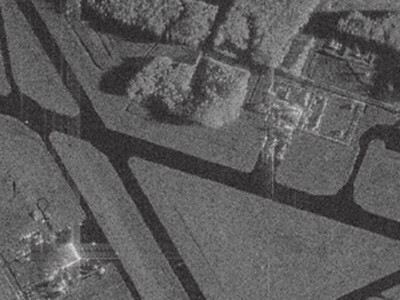
#> input picture sar_1.jpg, 400 x 300 px
$ jupyter execute 'Lab7(8).ipynb'
#> lines starting #> are read from the running program, lines starting #| are printed output that depends on the picture; after the words box and inside, x2 and y2 are one past the last pixel; in counts of white or black regions, pixels touching at a corner belong together
[cell 1]
# 1 Выполните сохранение монохромного изображения в виде текстового или бинарного файла.
# 2 Реализуйте алгоритм вейвлет-преобразования Хаара для изображения.
# 3 Выполните квантование высокочастотных компонент (прим., количество квантов = 4).
# 4 Сохраните получившийся массив значений в текстовый или бинарный файл в порядке LL, LH, HL, HH вейвлет-преобразования Хафа.
# Компоненты LH, HL, HH храните в виде пар (значение, количество повторений).
# Сравните объем памяти, занимаемый исходным изображением (попиксельное хранение), и изображение, полученным после преобразования Хафа и сжатием длин серий.

[cell 2]
import cv2
import numpy as np
import matplotlib.pyplot as plt
import struct
import os

# 1 Выполните сохранение монохромного изображения в виде текстового или бинарного файла.

[cell 3]
img = cv2.imread('sar_1.jpg', cv2.IMREAD_GRAYSCALE)
#> img: shape (300, 400); min 28, max 226, mean 91.8
def save_image_bin(filename, data):
    with open(filename, 'wb') as f:
        f.write(struct.pack('I', data.shape[0]))  # Сохранение количества строк
        f.write(struct.pack('I', data.shape[1]))  # Сохранение количества столбцов
        f.write(data.tobytes())  # Сохранение данных изображения

def load_image_bin(filename):
    with open(filename, 'rb') as f:
        rows = struct.unpack('I', f.read(4))[0]  # Чтение количества строк
        cols = struct.unpack('I', f.read(4))[0]  # Чтение количества столбцов
        data = np.frombuffer(f.read(), dtype=np.uint8)  # Чтение данных изображения
        return data.reshape((rows, cols))  # Восстановление формы изображения

save_image_bin('image.bin', img)

# 2 Реализуйте алгоритм вейвлет-преобразования Хаара для изображения.

[cell 4]
def haar_wavelet_1d(row):
    n = len(row)
    result = np.zeros(n, dtype=np.float32)

    result[:n//2] = (row[0::2] + row[1::2]) / 2  # L
    result[n//2:] = (row[0::2] - row[1::2]) / 2  # H

    return result

def haar_wavelet_2d(image):
    h, w = image.shape
    img = image.astype(np.float32)

    # 1. Преобразование по строкам
    temp = np.zeros_like(img)
    for i in range(h):
        temp[i] = haar_wavelet_1d(img[i])

    # 2. Преобразование по столбцам
    result = np.zeros_like(temp)
    for j in range(w):
        result[:, j] = haar_wavelet_1d(temp[:, j])

    # 3. Разбиение на LL, LH, HL, HH
    h2, w2 = h // 2, w // 2

    LL = result[:h2, :w2]
    LH = result[:h2, w2:]
    HL = result[h2:, :w2]
    HH = result[h2:, w2:]

    return LL, LH, HL, HH


LL, LH, HL, HH = haar_wavelet_2d(img)
#> after the loop in haar_wavelet_2d, `for i in range(h):`:
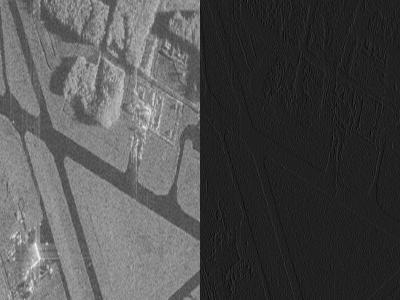
#> temp: shape (300, 400) float32; min -32.5, max 220.5, mean 45.9; drawn with min black and max white
#> in haar_wavelet_2d, `HH = result[h2:, w2:]`:
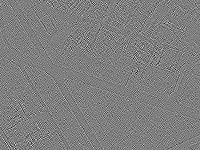
#> HH: shape (150, 200) float32; min -10.75, max 10.75, mean -0.00351; drawn with min black and max white

# 3 Выполните квантование высокочастотных компонент (прим., количество квантов = 4).

[cell 5]
quants = 4
def quantize(data, quants_value):
    dmin, dmax = np.min(data), np.max(data)

    if dmax == dmin:
        return np.zeros_like(data, dtype=np.int32), dmin, 1.0

    step = (dmax - dmin) / (quants_value - 1)

    q = np.round((data - dmin) / step)
    q = np.clip(q, 0, quants_value - 1).astype(np.int32)

    return q, dmin, step

q_LH, dmin_LH, step_LH = quantize(LH, quants)
#> in quantize, `dmin, dmax = np.min(data), np.max(data)`: dmin = -28.5; dmax = 30
#> in quantize, `step = (dmax - dmin) / (quants_value - 1)`: step = 19.5
#> in quantize, `q = np.round((data - dmin) / step)`:
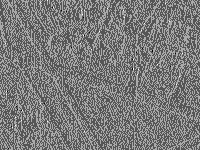
#> q: shape (150, 200) float32; min 0, max 3, mean 1.43; drawn with min black and max white
#> dmin_LH = -28.5; step_LH = 19.5
q_HL, dmin_HL, step_HL = quantize(HL, quants)
#> call 2 of quantize, with quants_value = 4
#> in quantize (call 2), `dmin, dmax = np.min(data), np.max(data)`: dmin = -27; dmax = 32
#> in quantize (call 2), `step = (dmax - dmin) / (quants_value - 1)`: step = 19.67
#> in quantize (call 2), `q = np.round((data - dmin) / step)`:
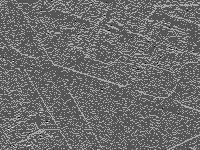
#> q: shape (150, 200) float32; min 0, max 3, mean 1.26; drawn with min black and max white
#> dmin_HL = -27; step_HL = 19.67
q_HH, dmin_HH, step_HH = quantize(HH, quants)
#> call 3 of quantize, with quants_value = 4
#> in quantize (call 3), `dmin, dmax = np.min(data), np.max(data)`: dmin = -10.75; dmax = 10.75
#> in quantize (call 3), `step = (dmax - dmin) / (quants_value - 1)`: step = 7.17
#> in quantize (call 3), `q = np.round((data - dmin) / step)`:
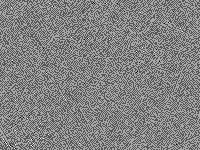
#> q: shape (150, 200) float32; min 0, max 3, mean 1.53; drawn with min black and max white
#> dmin_HH = -10.75; step_HH = 7.17

# 4 Сохраните получившийся массив значений в текстовый или бинарный файл в порядке LL, LH, HL, HH вейвлет-преобразования Хафа.
# Компоненты LH, HL, HH храните в виде пар (значение, количество повторений).

[cell 6]
def threshold_coeffs(arr, keep_percent=0.1):
    arr = arr.copy()
    mag = np.abs(arr)
    threshold = np.percentile(mag, 100 - keep_percent)
    arr[mag < threshold] = 0
    return arr, threshold

def rle(data):
    flat = np.ravel(data)

    if flat.size == 0:
        return []

    encoded = []
    prev = flat[0]
    count = 1

    for value in flat[1:]:
        if value == prev:
            count += 1
        else:
            encoded.append((prev, count))
            prev = value
            count = 1

    encoded.append((prev, count))
    return encoded

thresholded_LH, _ = threshold_coeffs(q_LH)
#> in threshold_coeffs, `threshold = np.percentile(mag, 100 - keep_percent)`: threshold = 3
#> in threshold_coeffs, `arr[mag < threshold] = 0`:
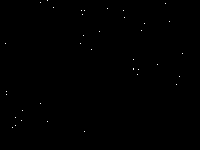
#> arr: shape (150, 200) int32; values 0 (black) and 3 (white), 0.12% white in thin lines or dots, all inside (x1, y1, x2, y2) = (5, 0, 183, 132)
thresholded_HL, _ = threshold_coeffs(q_HL)
#> call 2 of threshold_coeffs, with keep_percent = 0.1
#> in threshold_coeffs (call 2), `threshold = np.percentile(mag, 100 - keep_percent)`: threshold = 2
#> in threshold_coeffs (call 2), `arr[mag < threshold] = 0`:
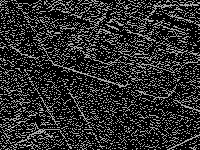
#> arr: shape (150, 200) int32; min 0, max 3, mean 0.526; drawn with min black and max white
thresholded_HH, _ = threshold_coeffs(q_HH)
#> in threshold_coeffs (call 3), `arr[mag < threshold] = 0`: arr: shape (150, 200) int32; values 0 (black) and 3 (white), 0.15% white in thin lines or dots, all inside (x1, y1, x2, y2) = (3, 3, 183, 149)

encoded_LH = rle(thresholded_LH)
#> in rle, `prev = flat[0]`: prev = 0
#> the loop in rle, `for value in flat[1:]:` made 29999 passes
#> (value, prev, count) on passes 47 to 48: (3, 3, 1), (0, 0, 1)
#> (value, count) on passes 2 to 7: (0, 3), (0, 4), (0, 5), (0, 6), (0, 7), (0, 8)
#> after the loop in rle, `for value in flat[1:]:`: encoded = 74 pairs, first value 0 to 3, second value 1 to 1833
#> encoded_LH = 75 pairs, first value 0 to 3, second value 1 to 3715
encoded_HL = rle(thresholded_HL)
#> the loop in rle (call 2), `for value in flat[1:]:` made 29999 passes
#> (value, prev, count) on passes 1, 2, 4, 5, 11, 13, 14, 16, 39, 41, 46, 47: (2, 2, 1), (0, 0, 1), (2, 2, 1), (0, 0, 1), (2, 2, 1), (0, 0, 1), (2, 2, 1), (0, 0, 1), (2, 2, 1), (0, 0, 1), (2, 2, 1), (0, 0, 1)
#> (value, count) on passes 3, 6, 7, 8, 9, 10: (0, 2), (0, 2), (0, 3), (0, 4), (0, 5), (0, 6)
#> encoded_HL = 9576 pairs, first value 0 to 3, second value 1 to 42
encoded_HH = rle(thresholded_HH)
#> encoded_HH = 93 pairs, first value 0 to 3, second value 1 to 3987

def save_compressed(filename, LL, encoded_LH, encoded_HL, encoded_HH, dmin_LH, step_LH, dmin_HL, step_HL, dmin_HH, step_HH):
    with open(filename, 'wb') as f:
        f.write(struct.pack('I', LL.shape[0]))  # Сохранение количества строк LL
        f.write(struct.pack('I', LL.shape[1]))  # Сохранение количества столбцов LL
        f.write(LL.astype(np.float32).tobytes())  # Сохранение данных LL

        for encoded in [encoded_LH, encoded_HL, encoded_HH]:
            f.write(struct.pack('I', len(encoded)))  # Сохранение количества пар (value, count)
            for value, count in encoded:
                f.write(struct.pack('<BI', value, count))  # Сохранение пары (value, count)

        f.write(struct.pack('f', dmin_LH))  # Сохранение dmin для LH
        f.write(struct.pack('f', step_LH))   # Сохранение step для LH
        f.write(struct.pack('f', dmin_HL))  # Сохранение dmin для HL
        f.write(struct.pack('f', step_HL))   # Сохранение step для HL
        f.write(struct.pack('f', dmin_HH))  # Сохранение dmin для HH
        f.write(struct.pack('f', step_HH))   # Сохранение step для HH

def load_compressed(filename):
        with open(filename, 'rb') as f:
            rows = struct.unpack('I', f.read(4))[0]
            cols = struct.unpack('I', f.read(4))[0]
            LL = np.frombuffer(f.read(rows * cols * 4), dtype=np.float32).reshape((rows, cols))

            encoded_LH = []
            encoded_HL = []
            encoded_HH = []

            for encoded in [encoded_LH, encoded_HL, encoded_HH]:
                length = struct.unpack('I', f.read(4))[0]
                for _ in range(length):
                    value, count = struct.unpack('<BI', f.read(5))
                    encoded.append((value, count))

            dmin_LH = struct.unpack('f', f.read(4))[0]
            step_LH = struct.unpack('f', f.read(4))[0]
            dmin_HL = struct.unpack('f', f.read(4))[0]
            step_HL = struct.unpack('f', f.read(4))[0]
            dmin_HH = struct.unpack('f', f.read(4))[0]
            step_HH = struct.unpack('f', f.read(4))[0]

            return LL, encoded_LH, encoded_HL, encoded_HH, dmin_LH, step_LH, dmin_HL, step_HL, dmin_HH, step_HH

save_compressed('compressed.bin', LL, encoded_LH, encoded_HL, encoded_HH,
                dmin_LH, step_LH,
                dmin_HL, step_HL,
                dmin_HH, step_HH)
#> the loop in save_compressed, `for encoded in [encoded_LH, encoded_HL, encoded_HH]:` made 3 passes

# Сравните объем памяти, занимаемый исходным изображением (попиксельное хранение), и изображение, полученным после преобразования Хафа и сжатием длин серий.

[cell 7]
orig_size = os.path.getsize('image.bin')
compressed_size = os.path.getsize('compressed.bin')
print(f"Original size: {orig_size} bytes")
print(f"Compressed size: {compressed_size} bytes")
print(f"Compression ratio: {orig_size / compressed_size:.2f}")

Без квантования LL результат сжатия будет больше чем исходник, добиться текущего увеличения размера "всего" в 1.5 раза удалось только занулением 99.9% коэффицентов в LH HH HL, чтобы были длинные серии нулей

[cell 8]
orig_img = load_image_bin('image.bin')
#> in load_image_bin, `rows = struct.unpack('I', f.read(4))[0]`: rows = 300
#> in load_image_bin, `cols = struct.unpack('I', f.read(4))[0]`: cols = 400
loaded_LL, loaded_encoded_LH, loaded_encoded_HL, loaded_encoded_HH, loaded_dmin_LH, loaded_step_LH, loaded_dmin_HL, loaded_step_HL, loaded_dmin_HH, loaded_step_HH = load_compressed('compressed.bin')
#> in load_compressed, `rows = struct.unpack('I', f.read(4))[0]`: rows = 150
#> in load_compressed, `cols = struct.unpack('I', f.read(4))[0]`: cols = 200
#> the loop in load_compressed, `for encoded in [encoded_LH, encoded_HL, encoded_HH]:` made 3 passes
#> length on passes 1 to 3: 75, 9576, 93
#> in load_compressed, `dmin_LH = struct.unpack('f', f.read(4))[0]`: dmin_LH = -28.5
#> in load_compressed, `step_LH = struct.unpack('f', f.read(4))[0]`: step_LH = 19.5
#> in load_compressed, `dmin_HL = struct.unpack('f', f.read(4))[0]`: dmin_HL = -27
#> in load_compressed, `step_HL = struct.unpack('f', f.read(4))[0]`: step_HL = 19.67
#> in load_compressed, `dmin_HH = struct.unpack('f', f.read(4))[0]`: dmin_HH = -10.75
#> in load_compressed, `step_HH = struct.unpack('f', f.read(4))[0]`: step_HH = 7.17
#> loaded_encoded_LH has the same summary as encoded_LH; loaded_encoded_HL has the same summary as encoded_HL; loaded_encoded_HH has the same summary as encoded_HH; loaded_dmin_LH = -28.5; loaded_step_LH = 19.5; loaded_dmin_HL = -27; loaded_step_HL = 19.67; loaded_dmin_HH = -10.75; loaded_step_HH = 7.17

def decode_rle(encoded):
    decoded = []
    for value, count in encoded:
        decoded.extend([value] * count)
    return np.array(decoded)

def decode_quantized(q, dmin, step):
    return q * step + dmin

decoded_LH = decode_quantized(decode_rle(loaded_encoded_LH), loaded_dmin_LH, loaded_step_LH)
#> the loop in decode_rle, `for value, count in encoded:` made 75 passes
#> (value, count) on passes 1 to 12: (0, 47), (3, 1), (0, 392), (3, 1), (0, 324), (3, 1), (0, 687), (3, 1), (0, 253), (3, 1), (0, 373), (3, 1)
#> after the loop in decode_rle, `for value, count in encoded:`: decoded = 30000 items
decoded_HL = decode_quantized(decode_rle(loaded_encoded_HL), loaded_dmin_HL, loaded_step_HL)
#> the loop in decode_rle (call 2), `for value, count in encoded:` made 9576 passes
#> (value, count) on passes 1 to 3: (0, 1), (2, 1), (0, 2)
decoded_HH = decode_quantized(decode_rle(loaded_encoded_HH), loaded_dmin_HH, loaded_step_HH)

def inverse_haar_wavelet_2d(LL, LH, HL, HH):
    h2, w2 = LL.shape
    h, w = h2 * 2, w2 * 2

    # 1. Восстановление промежуточного массива после обратного преобразования по столбцам
    temp = np.zeros((h, w), dtype=np.float32)
    temp[:h2, :w2] = LL
    temp[:h2, w2:] = LH
    temp[h2:, :w2] = HL
    temp[h2:, w2:] = HH

    # 2. Обратное преобразование по столбцам
    result = np.zeros_like(temp)
    for j in range(w):
        result[:, j] = inverse_haar_wavelet_1d(temp[:, j])

    # 3. Обратное преобразование по строкам
    final_img = np.zeros_like(result)
    for i in range(h):
        final_img[i] = inverse_haar_wavelet_1d(result[i])

    return final_img

def inverse_haar_wavelet_1d(row):
    n = len(row)
    result = np.zeros(n, dtype=np.float32)

    result[0::2] = row[:n//2] + row[n//2:]  # L + H
    result[1::2] = row[:n//2] - row[n//2:]  # L - H

    return result

h2, w2 = loaded_LL.shape
#> h2 = 150; w2 = 200

decoded_LH = decode_quantized(
    decode_rle(loaded_encoded_LH).reshape((h2, w2)),
    loaded_dmin_LH, loaded_step_LH
)

decoded_HL = decode_quantized(
    decode_rle(loaded_encoded_HL).reshape((h2, w2)),
    loaded_dmin_HL, loaded_step_HL
)

decoded_HH = decode_quantized(
    decode_rle(loaded_encoded_HH).reshape((h2, w2)),
    loaded_dmin_HH, loaded_step_HH
)

reconstructed_img = inverse_haar_wavelet_2d(loaded_LL, decoded_LH, decoded_HL, decoded_HH)
#> in inverse_haar_wavelet_2d, `temp[h2:, :w2] = HL`:
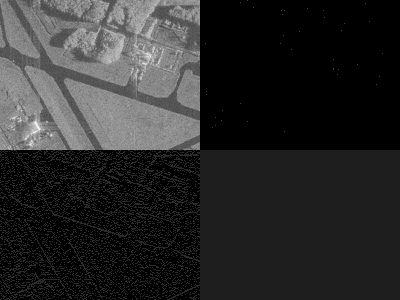
#> temp: shape (300, 400) float32; min -28.5, max 210.8, mean 11.7; drawn with min black and max white
#> after the loop in inverse_haar_wavelet_2d, `for j in range(w):`:
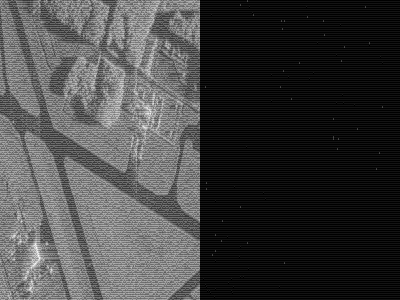
#> result: shape (300, 400) float32; min -39.25, max 231.2, mean 31.7; drawn with min black and max white
reconstructed_img = np.clip(reconstructed_img, 0, 255).astype(np.uint8)
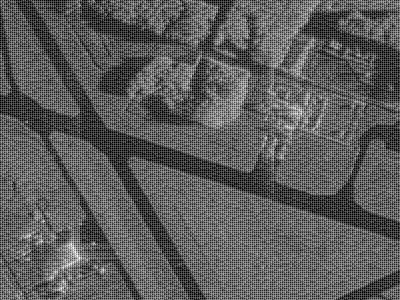
#> reconstructed_img: shape (300, 400); min 0, max 255, mean 91.9
plt.figure(figsize=(12, 6))
plt.subplot(1, 2, 1)
plt.title('Original Image')
plt.imshow(orig_img, cmap='gray')
plt.axis('off')
plt.subplot(1, 2, 2)
plt.title('Reconstructed Image')
plt.imshow(reconstructed_img, cmap='gray')
plt.axis('off')
plt.show()
